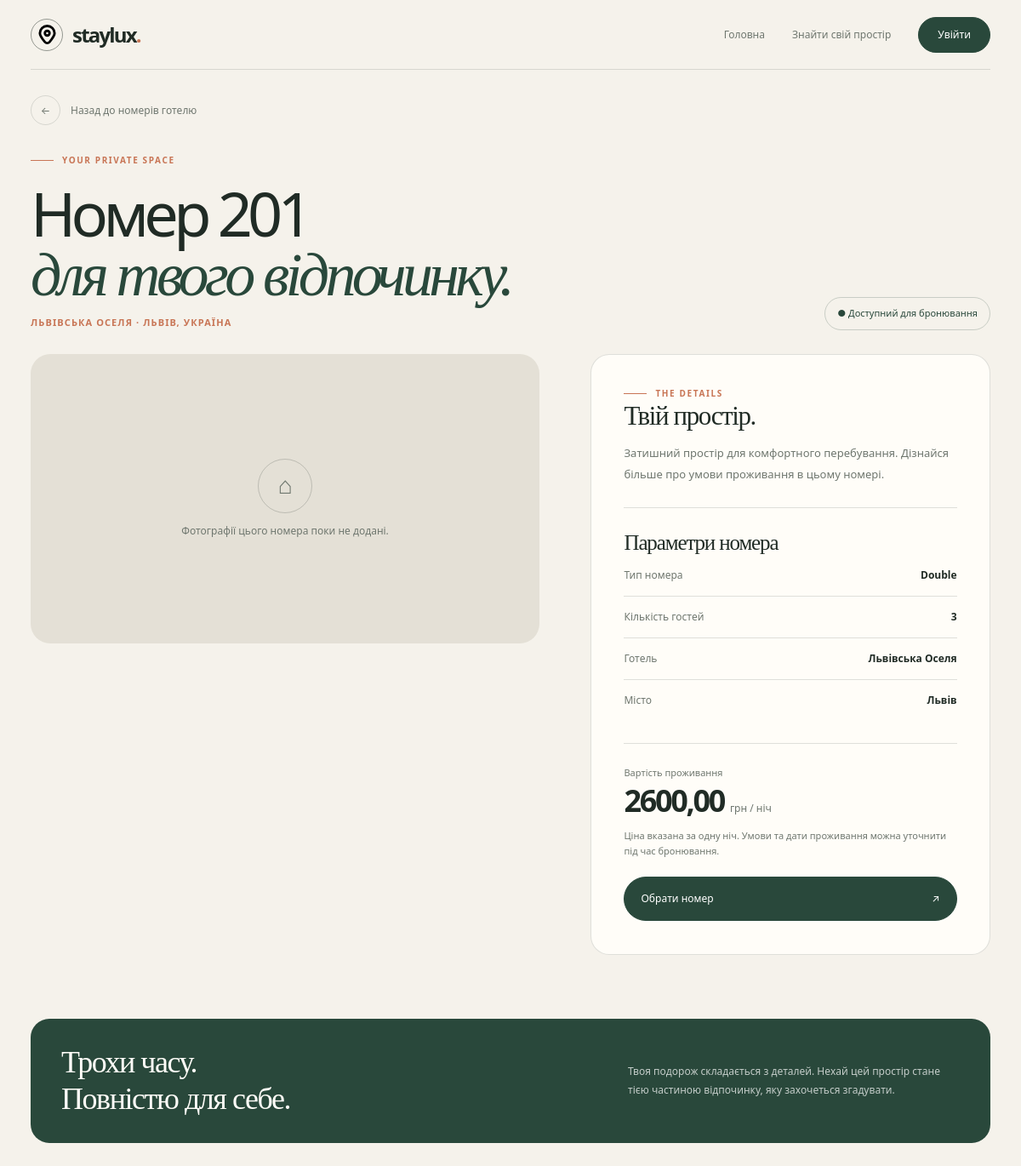
/rooms/6/room/, run on the app's committed database.
### hotel/models.py (models this page shows, shortened)
class Room(models.Model):
    ROOM_TYPES = [
        ('single', 'Single'),
        ('double', 'Double'),
        ('suite', 'Suite'),
    ]
    hotel = models.ForeignKey(Hotel, on_delete=models.CASCADE, related_name='rooms')
    room_number = models.CharField(max_length=10)
    room_type = models.CharField(max_length=20, choices=ROOM_TYPES)
    capacity = models.IntegerField()
    price_per_night = models.DecimalField(max_digits=10, decimal_places=2)
    is_available = models.BooleanField(default=True)
    class Meta:
        verbose_name = 'Room'
        verbose_name_plural = 'Rooms'
        ordering = ['is_available', 'room_type', 'price_per_night']

class Hotel(models.Model):
    name = models.CharField(max_length=100)
    description = models.TextField()
    price_per_night = models.DecimalField(max_digits=10, decimal_places=2)
    amenities = models.ManyToManyField(Amenite, related_name='hotels', blank=True)
    country = models.CharField(max_length=100)
    city = models.CharField(max_length=100)
    address = models.CharField(max_length=200)

### hotel/views.py (the view)
# urls.py: path('rooms/<int:id>/room/', views.room, name='room'),
def room(request, id):
    room = get_object_or_404(Room, id=id)
    return render(request, 'room.html', {'room': room})

### templates/room.html (shortened to what this page needs)
{% extends 'base.html' %}
{% block content %}
<div class="sl-room-detail">
    <div class="sl-detail-shell">
        <a href="{% url 'hotel_rooms' room.hotel.pk %}" class="sl-detail-back">
            <span aria-hidden="true">←</span>
            Назад до номерів готелю
        </a>
        <header class="sl-detail-heading">
            <div>
                <div class="sl-detail-eyebrow">Your private space</div>
                <h1>Номер {{ room.room_number }}<br><em>для твого відпочинку.</em></h1>
                <div class="sl-detail-location">
                    {{ room.hotel.name }} · {{ room.hotel.city }}, {{ room.hotel.country }}
                </div>
            </div>
            {% if room.is_available %}
                <span class="sl-detail-status">● Доступний для бронювання</span>
            {% else %}
                <span class="sl-detail-status unavailable">● Наразі недоступний</span>
            {% endif %}
        </header>
        <main class="sl-detail-layout">
            <section class="sl-detail-gallery" aria-label="Фотографії номера">
                {% for photo in room.images.all %}
                    <div class="sl-detail-photo-wrap">
                        <img
                            src="{{ photo.image.url }}"
                            alt="Фото номера {{ room.room_number }} у готелі {{ room.hotel.name }}"
                            loading="{% if forloop.first %}eager{% else %}lazy{% endif %}"
                        >
                    </div>
                {% empty %}
                    <div class="sl-detail-photo-wrap">
                        <div class="sl-detail-no-photo">
                            <span aria-hidden="true">⌂</span>
                            <p>Фотографії цього номера поки не додані.</p>
                        </div>
                    </div>
                {% endfor %}
            </section>
            <aside class="sl-detail-panel">
                <div class="sl-detail-eyebrow">The details</div>
                <h2>Твій простір.</h2>
                <p class="sl-detail-description">
                    {% if room.description %}
                        {{ room.description }}
                    {% else %}
                        Затишний простір для комфортного перебування. Дізнайся більше про умови проживання в цьому номері.
                    {% endif %}
                </p>
                <div class="sl-detail-divider"></div>
                <h2 style="font-size:25px; margin-bottom:14px;">Параметри номера</h2>
                <div class="sl-detail-facts">
                    <div class="sl-detail-fact">
                        <span>Тип номера</span>
                        <strong>{{ room.get_room_type_display }}</strong>
                    </div>
                    <div class="sl-detail-fact">
                        <span>Кількість гостей</span>
                        <strong>{{ room.capacity }}</strong>
                    </div>
                    <div class="sl-detail-fact">
                        <span>Готель</span>
                        <strong>{{ room.hotel.name }}</strong>
                    </div>
                    <div class="sl-detail-fact">
                        <span>Місто</span>
                        <strong>{{ room.hotel.city }}</strong>
                    </div>
                </div>
                <div class="sl-detail-divider"></div>
                <div class="sl-detail-price-label">Вартість проживання</div>
                <div class="sl-detail-price">
                    {{ room.price_per_night }} <small>грн / ніч</small>
                </div>
                <p class="sl-detail-booking-note">
                    Ціна вказана за одну ніч. Умови та дати проживання можна уточнити під час бронювання.
                </p>
                {% if room.is_available %}
                    <a href="{% url 'booking' room.pk %}" class="sl-detail-booking-btn">
                        Обрати номер <span aria-hidden="true">↗</span>
                    </a>
                {% else %}
                    <span class="sl-detail-booking-btn disabled">
                        Номер недоступний <span aria-hidden="true">—</span>
                    </span>
                {% endif %}
            </aside>
        </main>
        <aside class="sl-detail-footer-note">
            <h3>Трохи часу.<br>Повністю для себе.</h3>
            <p>Твоя подорож складається з деталей. Нехай цей простір стане тією частиною відпочинку, яку захочеться згадувати.</p>
        </aside>
    </div>
</div>
{% endblock %}

### templates/base.html (style rules this page uses)
html { margin: 0; padding: 0; background: #f5f2eb; }
body.staylux-body { margin: 0; padding: 0; background: #f5f2eb; color: #202b25; }

### data on the page
Room: room_number "201", hotel.name "ЛЬВІВСЬКА ОСЕЛЯ", hotel.city "ЛЬВІВ", hotel.country "УКРАЇНА", room_type "Double", capacity "3", hotel.name "Львівська Оселя", hotel.city "Львів", price_per_night "2600,00"
